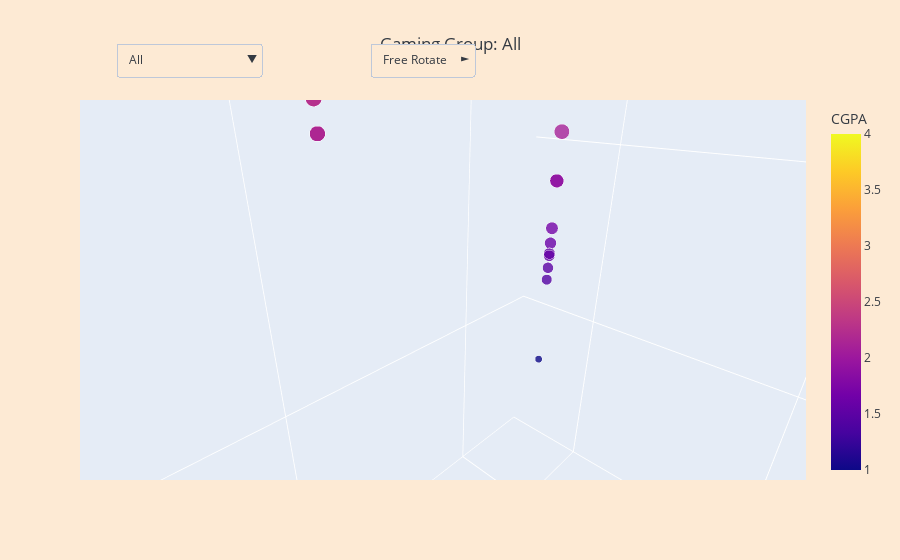

The notebook cell saved with this chart:
### Markdown cell above
De bubble chart toont de relatie tussen gamegedrag (aantal uur per dag), aanwezigheidsgroep (Attendance Group) en de gemiddelde studieresultaten (Overall Grade, CGPA). Op de horizontale as zijn de studenten ingedeeld op basis van hun aanwezigheidscategorie (van “Below 40%” tot “80%-100%”). terwijl de verticale as het aantal uur gamen per dag toont (van “0–1 Hour” tot “More than 3 Hours”). De grootte van de cirkels geeft de groepsgrootte aan en de kleur geeft het gemiddelde studieresultaat weer, waarbij lichtere kleuren (richting geel) wijzen op hogere cijfers. Via de dropdown menu kan er ook worden gekekeken naar specifiek 0-1, 2-3 en meer dan 3 uur om de verschillen tussen gamegroepen in relatie tot aanwezigheid te onderzoeken.

Opvallend is dat studenten met 80–100% aanwezigheid gemiddeld het hoogst scoren, ongeacht gametijd. Binnen deze groep presteren studenten die 0–1 uur gamen het best, maar ook veelgamers doen het relatief goed. Bij lage aanwezigheid (onder 40%) dalen de cijfers, vooral bij intensief gamen. Lage aanwezigheid gecombineerd met veel gamen hangt duidelijk samen met slechtere prestaties.

De grafiek suggereert dat aanwezigheid een sterkere voorspeller is voor academisch succes dan het aantal uur gamen, al kan overmatig gamen bij lage aanwezigheid de prestaties verder onder druk zetten. Dit sluit aan bij bevindingen uit onderzoek van Trinh et al. (2015), waaruit bleek dat hoge schermtijd (inclusief gamen) samenhangt met lagere schoolprestaties en verminderde betrokkenheid bij school, vooral wanneer andere risicofactoren (zoals lage aanwezigheid) aanwezig zijn. Hun studie onderstreept dat schermtijd onafhankelijk van fysieke activiteit negatieve effecten kan hebben op academische uitkomsten, wat overeenkomt met het patroon in de bubble chart (Trinh et al., 2015).

De bijbehorende ìnteractieve 3D-scatterplot toont dezelfde relaties per student, met aanwezigheid (x), gametijd (y) en CGPA (z). Interactieve functies en filters maken het mogelijk om individuele verschillen binnen groepen gedetailleerd te verkennen.

### Code cell
%run InfoVisualisation7.ipynb

### Figure 1 — Plotly figure (JSON) as saved in the notebook; plotly's stock layout.template omitted (floating-point values rounded to 4 significant figures; data arrays with more than 128 entries replaced by an {"elided": "..."} marker saying what was removed)
{"data": [{"hoverinfo": "text", "marker": {"color": {"elided": "493 float values"}, "colorbar": {"title": {"text": "CGPA"}}, "colorscale": [[0, "#0d0887"], [0.1111, "#46039f"], [0.2222, "#7201a8"], [0.3333, "#9c179e"], [0.4444, "#bd3786"], [0.5556, "#d8576b"], [0.6667, "#ed7953"], [0.7778, "#fb9f3a"], [0.8889, "#fdca26"], [1, "#f0f921"]], "opacity": 0.8, "size": {"elided": "493 float values"}}, "mode": "markers", "name": "All", "text": {"elided": "493 str values"}, "type": "scatter3d", "visible": true, "x": {"elided": "493 int values"}, "y": {"elided": "493 int values"}, "z": {"elided": "493 float values"}}, {"hoverinfo": "text", "marker": {"color": {"elided": "302 float values"}, "colorbar": {"title": {"text": "CGPA"}}, "colorscale": [[0, "#0d0887"], [0.1111, "#46039f"], [0.2222, "#7201a8"], [0.3333, "#9c179e"], [0.4444, "#bd3786"], [0.5556, "#d8576b"], [0.6667, "#ed7953"], [0.7778, "#fb9f3a"], [0.8889, "#fdca26"], [1, "#f0f921"]], "opacity": 0.8, "size": {"elided": "302 float values"}}, "mode": "markers", "name": "More than 3 Hours", "text": {"elided": "302 str values"}, "type": "scatter3d", "visible": false, "x": {"elided": "302 int values"}, "y": {"elided": "302 int values"}, "z": {"elided": "302 float values"}}, {"hoverinfo": "text", "marker": {"color": {"elided": "141 float values"}, "colorbar": {"title": {"text": "CGPA"}}, "colorscale": [[0, "#0d0887"], [0.1111, "#46039f"], [0.2222, "#7201a8"], [0.3333, "#9c179e"], [0.4444, "#bd3786"], [0.5556, "#d8576b"], [0.6667, "#ed7953"], [0.7778, "#fb9f3a"], [0.8889, "#fdca26"], [1, "#f0f921"]], "opacity": 0.8, "size": {"elided": "141 float values"}}, "mode": "markers", "name": "2-3 Hours", "text": {"elided": "141 str values"}, "type": "scatter3d", "visible": false, "x": {"elided": "141 int values"}, "y": {"elided": "141 int values"}, "z": {"elided": "141 float values"}}, {"hoverinfo": "text", "marker": {"color": [3.35, 3.467, 1.8, 2.0, 2.5, 2.79, 3.0, 3.11, 3.39, 3.5, 3.5, 3.54, 3.65, 3.65, 3.78, 3.78, 3.8, 3.8, 3.84, 3.87, 3.88, 3.88, 3.88, 3.88, 3.88, 3.88, 3.93, 3.94, 3.94, 3.94, 3.94, 3.94, 3.94, 3.94, 3.94, 3.94, 3.94, 3.94, 3.94, 3.94, 3.95, 4.0, 3.33, 3.6, 3.8, 3.17, 3.5, 3.5, 3.78, 3.94], "colorbar": {"title": {"text": "CGPA"}}, "colorscale": [[0, "#0d0887"], [0.1111, "#46039f"], [0.2222, "#7201a8"], [0.3333, "#9c179e"], [0.4444, "#bd3786"], [0.5556, "#d8576b"], [0.6667, "#ed7953"], [0.7778, "#fb9f3a"], [0.8889, "#fdca26"], [1, "#f0f921"]], "opacity": 0.8, "size": [16.75, 17.34, 9.0, 10.0, 12.5, 13.95, 15.0, 15.55, 16.95, 17.5, 17.5, 17.7, 18.25, 18.25, 18.9, 18.9, 19.0, 19.0, 19.2, 19.35, 19.4, 19.4, 19.4, 19.4, 19.4, 19.4, 19.65, 19.7, 19.7, 19.7, 19.7, 19.7, 19.7, 19.7, 19.7, 19.7, 19.7, 19.7, 19.7, 19.7, 19.75, 20.0, 16.65, 18.0, 19.0, 15.85, 17.5, 17.5, 18.9, 19.7]}, "mode": "markers", "name": "0-1 Hour", "text": ["Attendance: 80%-100%<br>CGPA: 3.35", "Attendance: 80%-100%<br>CGPA: 3.47", "Attendance: 80%-100%<br>CGPA: 1.80", "Attendance: 60%-79%<br>CGPA: 2.00", "Attendance: 80%-100%<br>CGPA: 2.50", "Attendance: 60%-79%<br>CGPA: 2.79", "Attendance: 60%-79%<br>CGPA: 3.00", "Attendance: 80%-100%<br>CGPA: 3.11", "Attendance: 80%-100%<br>CGPA: 3.39", "Attendance: 80%-100%<br>CGPA: 3.50", "Attendance: 80%-100%<br>CGPA: 3.50", "Attendance: 80%-100%<br>CGPA: 3.54", "Attendance: 80%-100%<br>CGPA: 3.65", "Attendance: 80%-100%<br>CGPA: 3.65", "Attendance: 80%-100%<br>CGPA: 3.78", "Attendance: 80%-100%<br>CGPA: 3.78", "Attendance: 80%-100%<br>CGPA: 3.80", "Attendance: 80%-100%<br>CGPA: 3.80", "Attendance: 80%-100%<br>CGPA: 3.84", "Attendance: 80%-100%<br>CGPA: 3.87", "Attendance: 80%-100%<br>CGPA: 3.88", "Attendance: 80%-100%<br>CGPA: 3.88", "Attendance: 80%-100%<br>CGPA: 3.88", "Attendance: 80%-100%<br>CGPA: 3.88", "Attendance: 80%-100%<br>CGPA: 3.88", "Attendance: 80%-100%<br>CGPA: 3.88", "Attendance: 80%-100%<br>CGPA: 3.93", "Attendance: 80%-100%<br>CGPA: 3.94", "Attendance: 80%-100%<br>CGPA: 3.94", "Attendance: 80%-100%<br>CGPA: 3.94", "Attendance: 80%-100%<br>CGPA: 3.94", "Attendance: 80%-100%<br>CGPA: 3.94", "Attendance: 80%-100%<br>CGPA: 3.94", "Attendance: 80%-100%<br>CGPA: 3.94", "Attendance: 80%-100%<br>CGPA: 3.94", "Attendance: 80%-100%<br>CGPA: 3.94", "Attendance: 80%-100%<br>CGPA: 3.94", "Attendance: 80%-100%<br>CGPA: 3.94", "Attendance: 80%-100%<br>CGPA: 3.94", "Attendance: 80%-100%<br>CGPA: 3.94", "Attendance: 80%-100%<br>CGPA: 3.95", "Attendance: 80%-100%<br>CGPA: 4.00", "Attendance: 60%-79%<br>CGPA: 3.33", "Attendance: 80%-100%<br>CGPA: 3.60", "Attendance: 80%-100%<br>CGPA: 3.80", "Attendance: 80%-100%<br>CGPA: 3.17", "Attendance: 80%-100%<br>CGPA: 3.50", "Attendance: 80%-100%<br>CGPA: 3.50", "Attendance: 80%-100%<br>CGPA: 3.78", "Attendance: 80%-100%<br>CGPA: 3.94"], "type": "scatter3d", "visible": false, "x": [3, 3, 3, 2, 3, 2, 2, 3, 3, 3, 3, 3, 3, 3, 3, 3, 3, 3, 3, 3, 3, 3, 3, 3, 3, 3, 3, 3, 3, 3, 3, 3, 3, 3, 3, 3, 3, 3, 3, 3, 3, 3, 2, 3, 3, 3, 3, 3, 3, 3], "y": [2, 2, 2, 2, 2, 2, 2, 2, 2, 2, 2, 2, 2, 2, 2, 2, 2, 2, 2, 2, 2, 2, 2, 2, 2, 2, 2, 2, 2, 2, 2, 2, 2, 2, 2, 2, 2, 2, 2, 2, 2, 2, 2, 2, 2, 2, 2, 2, 2, 2], "z": [3.35, 3.467, 1.8, 2.0, 2.5, 2.79, 3.0, 3.11, 3.39, 3.5, 3.5, 3.54, 3.65, 3.65, 3.78, 3.78, 3.8, 3.8, 3.84, 3.87, 3.88, 3.88, 3.88, 3.88, 3.88, 3.88, 3.93, 3.94, 3.94, 3.94, 3.94, 3.94, 3.94, 3.94, 3.94, 3.94, 3.94, 3.94, 3.94, 3.94, 3.95, 4.0, 3.33, 3.6, 3.8, 3.17, 3.5, 3.5, 3.78, 3.94]}], "layout": {"autosize": true, "margin": {"t": 100}, "scene": {"aspectmode": "auto", "aspectratio": {"x": 1.145, "y": 0.7631, "z": 1.145}, "camera": {"center": {"x": 0, "y": 0, "z": 0}, "eye": {"x": 0.01446, "y": 0.01446, "z": 0.009296}, "projection": {"type": "perspective"}, "up": {"x": 0, "y": 0, "z": 1}}, "xaxis": {"range": [-0.5, 3.5], "ticktext": ["Below 40%", "40%-59%", "60%-79%", "80%-100%"], "tickvals": [0, 1, 2, 3], "title": {"text": "Attendance Group"}, "type": "linear"}, "yaxis": {"range": [-0.5, 2.5], "ticktext": ["0-1 Hour", "2-3 Hours", "More than 3 Hours"], "tickvals": [0, 1, 2], "title": {"text": "Gaming (hours/day)"}, "type": "linear"}, "zaxis": {"range": [0, 4.5], "title": {"text": "Overall Grade (CGPA)"}, "type": "linear"}}, "title": {"text": "Gaming Group: All"}, "updatemenus": [{"buttons": [{"args": [{"visible": [true, false, false, false]}, {"title": "Gaming Group: All"}], "label": "All", "method": "update"}, {"args": [{"visible": [false, true, false, false]}, {"title": "Gaming Group: More than 3 Hours"}], "label": "More than 3 Hours", "method": "update"}, {"args": [{"visible": [false, false, true, false]}, {"title": "Gaming Group: 2-3 Hours"}], "label": "2-3 Hours", "method": "update"}, {"args": [{"visible": [false, false, false, true]}, {"title": "Gaming Group: 0-1 Hour"}], "label": "0-1 Hour", "method": "update"}], "direction": "down", "showactive": true, "x": 0.05, "xanchor": "left", "y": 1.15, "yanchor": "top"}, {"buttons": [{"args": [{"scene.dragmode": "orbit"}], "label": "Free Rotate", "method": "relayout"}, {"args": [{"scene.dragmode": "turntable"}], "label": "Turntable", "method": "relayout"}, {"args": [{"scene.dragmode": "zoom"}], "label": "Zoom Only", "method": "relayout"}, {"args": [{"scene.dragmode": false}], "label": "Static View", "method": "relayout"}], "direction": "right", "showactive": true, "x": 0.4, "xanchor": "left", "y": 1.15, "yanchor": "top"}]}}
